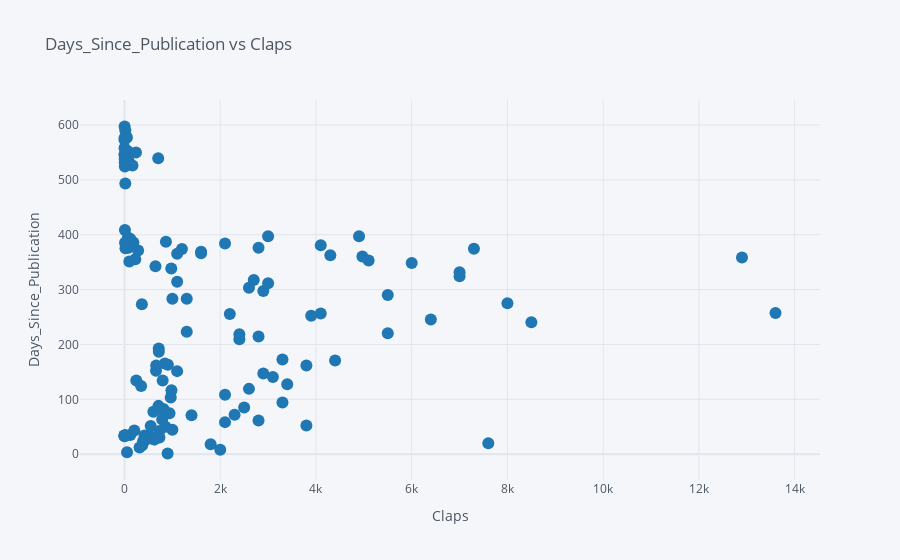

Notebook code for this chart:
### Markdown cell above
# Interactive Widgets for Plots

We can use the same basic approach to create interactive widgets for plots. This expands the capabilities of the already powerful plotly visualization library.

### Code cell
@interact
def scatter_plot(x=list(df.select_dtypes('number').columns), 
                 y=list(df.select_dtypes('number').columns)[1:]):
    df.iplot(kind='scatter', x=x, y=y, mode='markers', 
             xTitle=x.title(), yTitle=y.title(), title=f'{y.title()} vs {x.title()}')

### Figure 1 — Plotly figure (JSON) as saved in the notebook; plotly's stock layout.template omitted (floating-point values rounded to 4 significant figures; data arrays with more than 128 entries replaced by an {"elided": "..."} marker saying what was removed)
{"data": [{"line": {"color": "rgba(31, 119, 180, 1.0)", "dash": "solid", "shape": "linear", "width": 1.3}, "marker": {"size": 12, "symbol": "circle"}, "mode": "markers", "name": "days_since_publication", "text": "", "type": "scatter", "x": {"elided": "133 int values"}, "y": {"elided": "133 float values"}}], "layout": {"legend": {"bgcolor": "#F5F6F9", "font": {"color": "#4D5663"}}, "paper_bgcolor": "#F5F6F9", "plot_bgcolor": "#F5F6F9", "title": {"font": {"color": "#4D5663"}, "text": "Days_Since_Publication vs Claps"}, "xaxis": {"gridcolor": "#E1E5ED", "showgrid": true, "tickfont": {"color": "#4D5663"}, "title": {"font": {"color": "#4D5663"}, "text": "Claps"}, "zerolinecolor": "#E1E5ED"}, "yaxis": {"gridcolor": "#E1E5ED", "showgrid": true, "tickfont": {"color": "#4D5663"}, "title": {"font": {"color": "#4D5663"}, "text": "Days_Since_Publication"}, "zerolinecolor": "#E1E5ED"}}}
